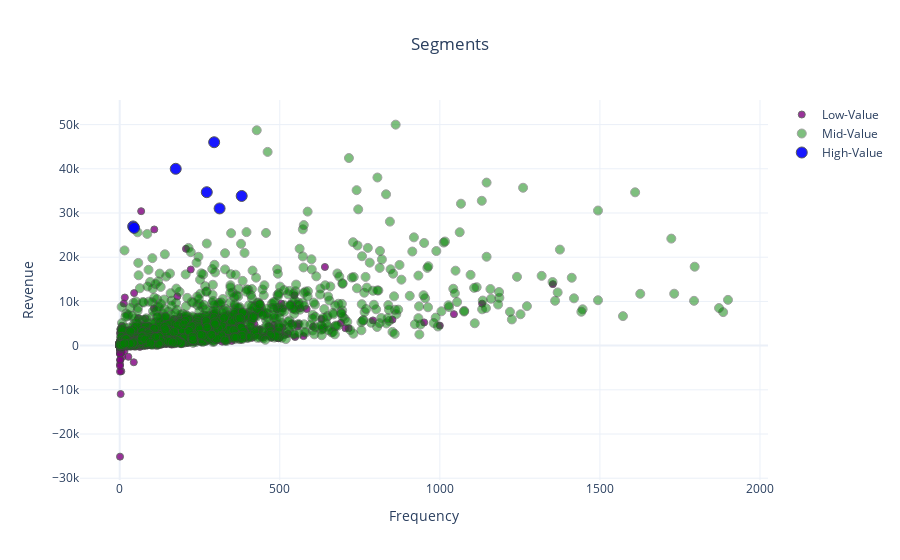

Source (notebook cell):
### Code cell
#A scatter plot of Revenue verses Frequency

ctm_graph = ctm_dt.query("Revenue < 50000 and Frequency < 2000")


plot_data = [
    go.Scatter(
        x=ctm_graph.query("Segment == 'Low-Value'")['Frequency'],
        y=ctm_graph.query("Segment == 'Low-Value'")['Revenue'],
        mode='markers',
        name='Low-Value',
        marker=dict(
            size=7,
            line=dict(width=1),
            color='purple',
            opacity=0.8
           )
    ),
        
    go.Scatter(
        x=ctm_graph.query("Segment == 'Mid-Value'")['Frequency'],
        y=ctm_graph.query("Segment == 'Mid-Value'")['Revenue'],
        mode='markers',
        name='Mid-Value',
        marker=dict(
            size=9,
            line=dict(width=1),
            color='green',
            opacity=0.5
           )
    ),
        
    go.Scatter(
        x=ctm_graph.query("Segment == 'High-Value'")['Frequency'],
        y=ctm_graph.query("Segment == 'High-Value'")['Revenue'],
        mode='markers',
        name='High-Value',
        marker=dict(
            size=11,
            line=dict(width=1),
            color='blue',
            opacity=0.9
           )
    ),
]

plot_layout = go.Layout(
        yaxis= {'title': "Revenue"},
        xaxis= {'title': "Frequency"},
        title='Segments', 
        title_x = 0.5, 
        template="plotly_white"
    )

fig = go.Figure(
        data=plot_data, 
        layout=plot_layout
    )

#pyoff.iplot(fig)
fig.show(config={'displaylogo': False})

### Figure 1 — Plotly figure (JSON) as saved in the notebook; plotly's stock layout.template omitted (floating-point values rounded to 4 significant figures; data arrays with more than 128 entries replaced by an {"elided": "..."} marker saying what was removed)
{"data": [{"marker": {"color": "purple", "line": {"width": 1}, "opacity": 0.8, "size": 7}, "mode": "markers", "name": "Low-Value", "type": "scatter", "x": {"elided": "2084 int values"}, "y": {"elided": "2084 float values"}}, {"marker": {"color": "green", "line": {"width": 1}, "opacity": 0.5, "size": 9}, "mode": "markers", "name": "Mid-Value", "type": "scatter", "x": {"elided": "3291 int values"}, "y": {"elided": "3291 float values"}}, {"marker": {"color": "blue", "line": {"width": 1}, "opacity": 0.9, "size": 11}, "mode": "markers", "name": "High-Value", "type": "scatter", "x": [272, 312, 295, 381, 42, 175, 45], "y": [34700.0, 31030.0, 46010.0, 33850.0, 26960.0, 40000.0, 26630.0]}], "layout": {"title": {"text": "Segments", "x": 0.5}, "xaxis": {"title": {"text": "Frequency"}}, "yaxis": {"title": {"text": "Revenue"}}}}
